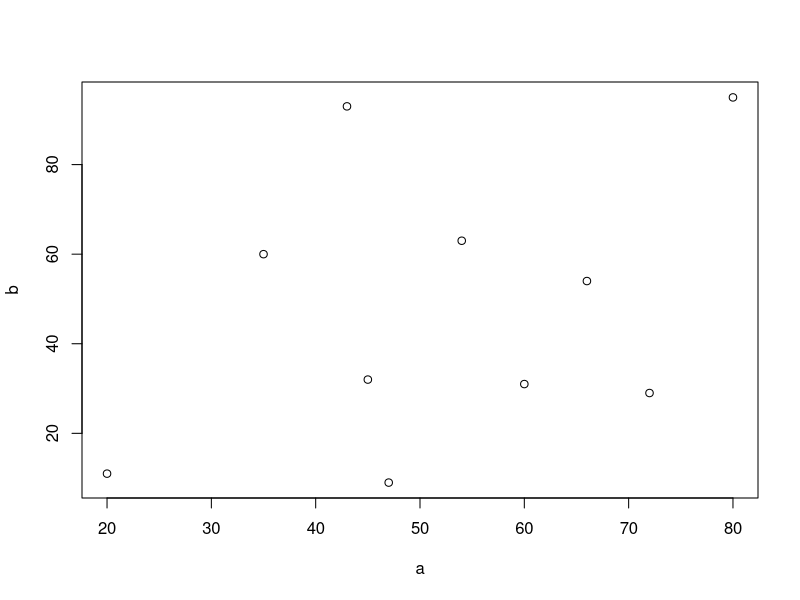
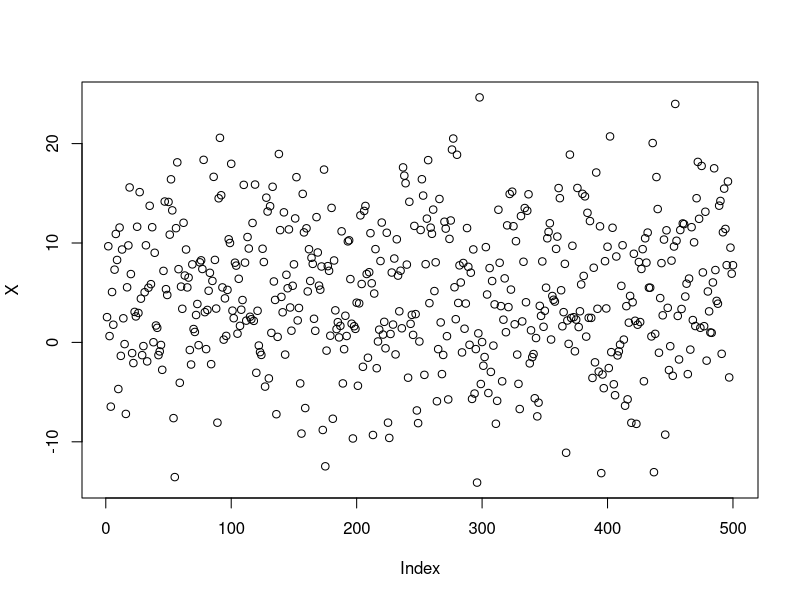
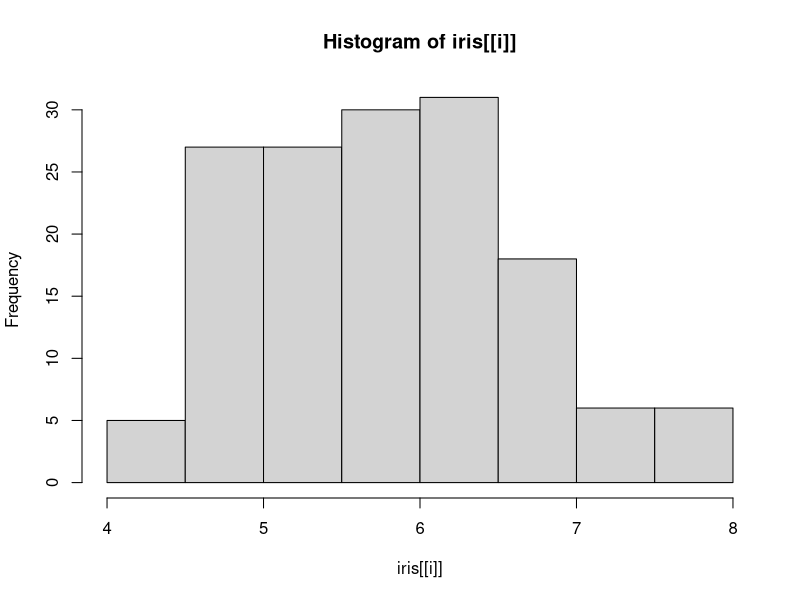
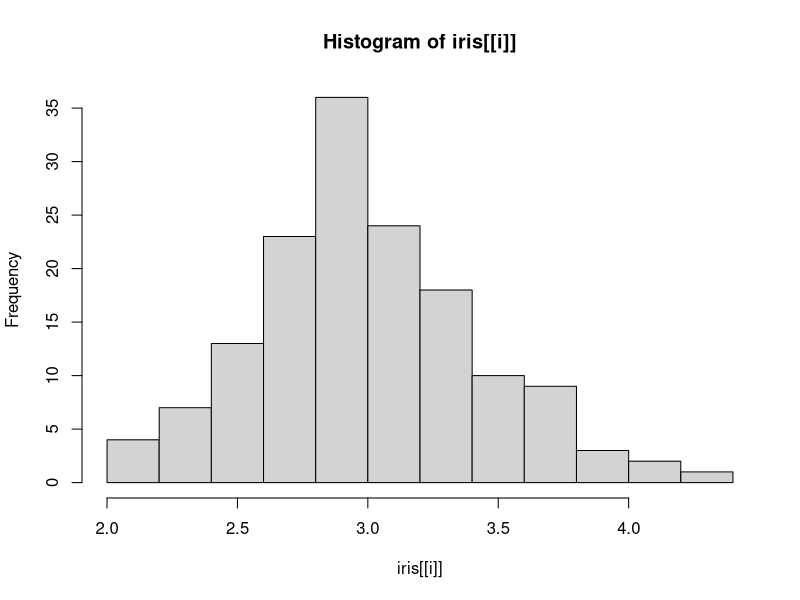
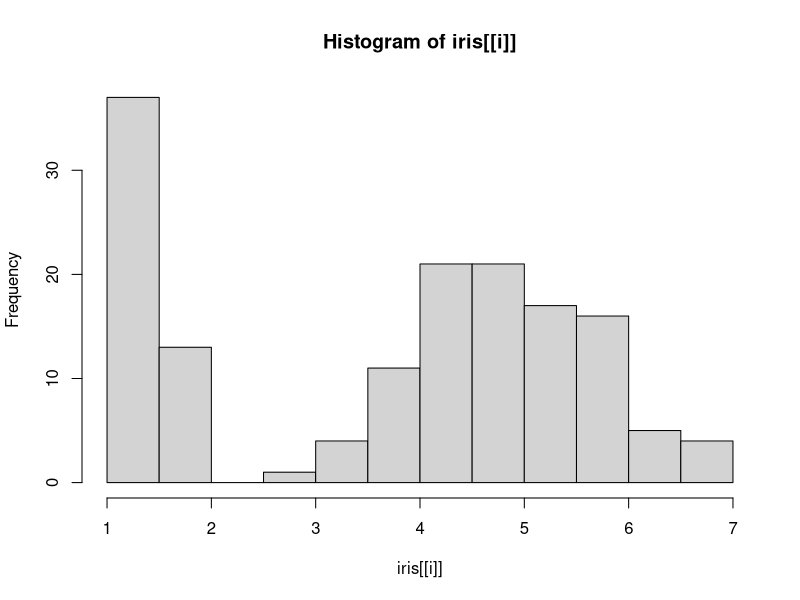
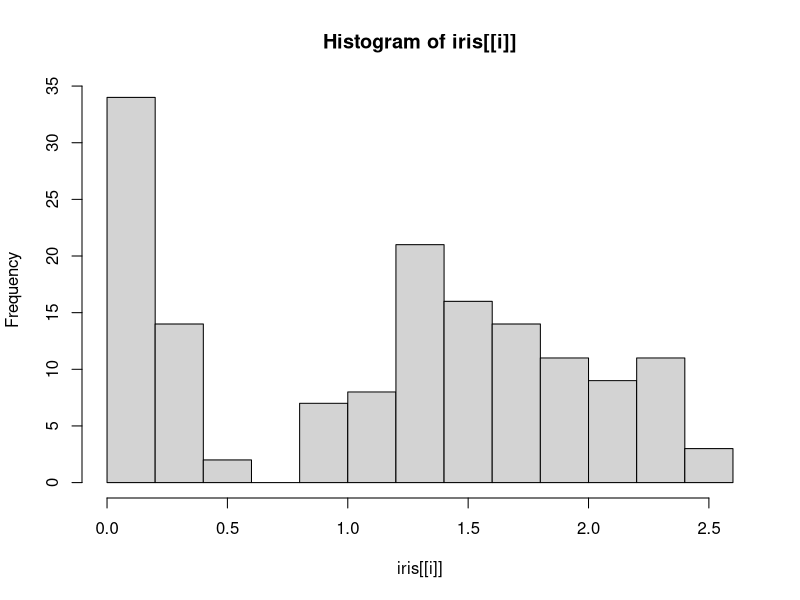

These charts were generated, in order, by the following R code: (Note: this script raises an error after producing the figures.)
# Jordan's file for practicing
# Make a plot of x,y data 

# Jordan first practice problem
a <- sample(1:100,10)
b <- sample(1:100,10)

plot(a,b)  # remember that plot will plot x,y data if you provide it like plot(x,y)

# Jordan second practice problem 
# this generates a random Gaussian field:
# "rnorm" stands for "random generation" 
X <- rnorm(500, mean=5, sd =7)
plot(X)

# Problem 3 
# use the iris dataframe and plot histograms of each of the attributes

histomakr <- function(Dframe){
  for (i in 1:length(attributes(iris)[[1]])){
    print(i)
    hgram <- hist(iris[[i]])
  }
}

histomakr(iris)